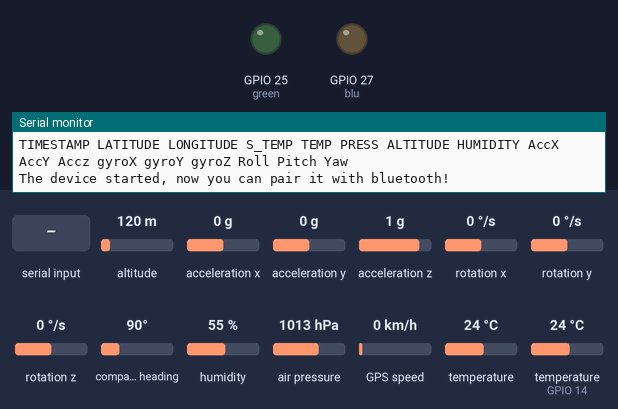
This sketch was run on a simulated ESP32. Parts: output pins drawn as LEDs (lit = HIGH), the last lines printed to the serial monitor. The test bench sets the inputs (shaded band); at power-on: altitude 120 m, acceleration x 0 g, acceleration y 0 g, acceleration z 1 g, rotation x 0 °/s, rotation y 0 °/s, rotation z 0 °/s, compass heading 90°, humidity 55 %, air pressure 1013 hPa, GPS speed 0 km/h, temperature 24 °C, temperature (sensor on GPIO 14) 24 °C. The GPS gets a fix after 3 s at 37.7749, -122.4194 with 8 satellites; nothing arrives over Bluetooth unless stated.

Above: at 4.2 s.
4.3 s: "1\n" received over the second serial link
At 6.0 s:
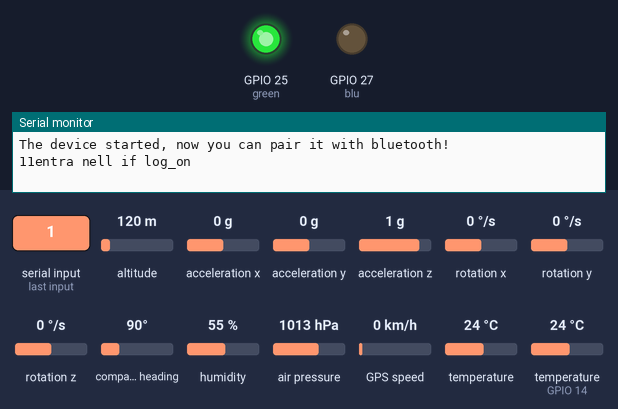
6.3 s: "0\n" received over the second serial link
At 8.2 s:
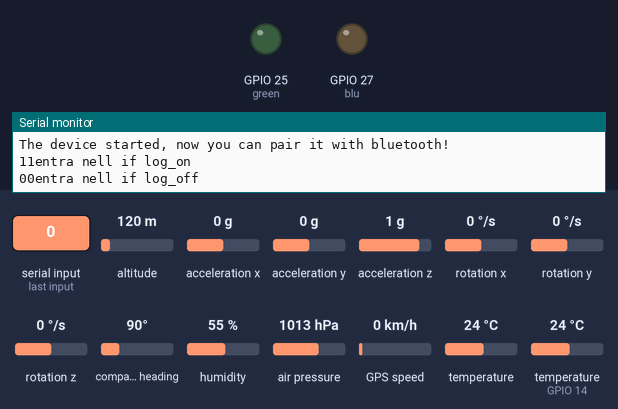
Timing chart, 0 to 9.7 s (numbered marks = the images above; inputs shaded):
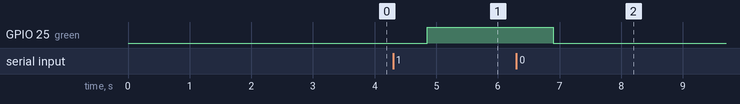

The sketch:

SmartBox.ino
```cpp
#include<Wire.h>                //for I2C communication
#include <SoftwareSerial.h>     //for serial communication
#include <Adafruit_BME280.h>    //for GY-BME280 sensor
#include <TinyGPS++.h>          //for GPS Module
#include <OneWire.h>            //for ds18b20
#include <DallasTemperature.h>  //for ds18b20
#include <MPU6050_tockn.h>      //for interacting whit MPU6050
#include "BluetoothSerial.h"    //for Bluetooth Serial communication

#if !defined(CONFIG_BT_ENABLED) || !defined(CONFIG_BLUEDROID_ENABLED)
#error Bluetooth is not enabled! Please run `make menuconfig` to and enable it
#endif //this is a configuration for ESP32 board where bluetooth is integrated

BluetoothSerial SerialBT;

Adafruit_BME280 bme;

TinyGPSPlus gps;

MPU6050 mpu6050(Wire);

//blu and green are the LED colors, when the blu led is on it means that we are connected via blluetooth
//when the green LED is on it means that the log was started
#define blu 27      //used to simplify the code while using pinMode and DigitalWrite
#define green 25    //used to simplify the code while using pinMode and DigitalWrite

#define SEALEVELPRESSURE_HPA (1013.25) // 1013.25 is a average value but it depends a lot by the weather conditions

//Declaring some global variable
static const uint32_t Baudrate = 115200;
const int oneWireBus = 14;  //this is the digital pin used to read temperature from probe

OneWire oneWire(oneWireBus);
DallasTemperature sensors(&oneWire);

//Probe data
float s_temperature;

//MPU data
float accX, accY, accZ;
float gyroX, gyroY, gyroZ;
float accAngleX, accAngleY;
float gyroAngleX,gyroAngleY,gyroAngleZ;
float angleX,angleY,angleZ;

long timer = 0;

//______BAROMETER________
float bar_temperature;
float bar_pressure;
float bar_altitude;
float bar_humidity;

float initial_pressure;

//______GPS________
float Latitude;         //GPS Latitudine
float Longitude;        //GPS Longitudine

// Handle received and sent messages vie Bluetooth
String message = "";
char incomingChar;


void mpu(){

  mpu6050.update();  //this function update MPU registers

  //if(millis() - timer > 1000){
    accX=mpu6050.getAccX();
    accY=mpu6050.getAccY();
    accZ=mpu6050.getAccZ();

    gyroX=mpu6050.getGyroX();
    gyroY=mpu6050.getGyroY();
    gyroZ=mpu6050.getGyroZ();

    accAngleX=mpu6050.getAccAngleX();
    accAngleY=mpu6050.getAccAngleY();

    gyroAngleX=mpu6050.getGyroAngleX();
    gyroAngleY=mpu6050.getGyroAngleY();
    gyroAngleZ=mpu6050.getGyroAngleZ();

    angleX=mpu6050.getAngleX();
    angleY=mpu6050.getAngleY();
    angleZ=mpu6050.getAngleZ();

   timer = millis();
  // }
}
//function that reads temperature data from the temperature probe
void sonda(){
  sensors.requestTemperatures();
  s_temperature = sensors.getTempCByIndex(0);
  }

//function that reads barometric data from the barometer
void barometer(){
  bar_temperature=bme.readTemperature(); //(°C)
  bar_pressure=(bme.readPressure() / 100.0F); //(hpa)
  //bar_altitude=bme.readAltitude(SEALEVELPRESSURE_HPA); //this is the altitude from the SEA LEVEL
  bar_altitude=bme.readAltitude(initial_pressure); //(m) //this is the altitude deviation from the Initial point
  bar_humidity=bme.readHumidity(); //(%)
  }

//function that reads temperature data from the gps
void gps_sensor(){
 while (Serial2.available() > 0){   //ESP32 provides two Serial, so i choose the Serial2 for the GPS
   if (Serial2.available() > 0){
    gps.encode(Serial2.read());
    if (gps.location.isUpdated()){
       Latitude=gps.location.lat();
       Longitude=gps.location.lng();
    }
   }
  }
}

//function that sends data via Bluetooth
void blue(){
  // the following row are used to write in the Serial Bluetooth all the data retrieved from the sensors
  SerialBT.print(String(Latitude,6));
  SerialBT.print(",");
  SerialBT.print(String(Longitude,6));
  SerialBT.print(",");
  SerialBT.print(s_temperature);
  SerialBT.print(",");
  SerialBT.print(bar_temperature);
  SerialBT.print(",");
  SerialBT.print(bar_pressure);
  SerialBT.print(",");
  SerialBT.print(bar_altitude);
  SerialBT.print(",");
  SerialBT.print(bar_humidity);
  SerialBT.print(",");
  SerialBT.print(accX);
  SerialBT.print(",");
  SerialBT.print(accY);
  SerialBT.print(",");
  SerialBT.print(accZ);
  SerialBT.print(",");
  SerialBT.print(gyroX);
  SerialBT.print(",");
  SerialBT.print(gyroY);
  SerialBT.print(",");
  SerialBT.print(gyroZ);
  SerialBT.print(",");
  SerialBT.print(int(angleY)); //roll (or pitch) depends by axis direction
  SerialBT.print(",");
  SerialBT.print(int(angleX)); //pitch (or roll)
  SerialBT.print(",");
  SerialBT.println(int(angleZ)); //yaw

  if (SerialBT.available()){
    char incomingChar = SerialBT.read();
  if (incomingChar != '\n'){
      message += String(incomingChar);  //queue the incoming char until it is equal to endline
    }
    else{
      message = "";
    }

    Serial.write(incomingChar);
    Serial.print(message);
  }

  // Check received message and control output accordingly
  if (message =="1"){
    digitalWrite(green, HIGH); //switch on the green LED (log is started)
    Serial.println("entra nell if log_on");
  }
  else if (message =="0"){
    digitalWrite(green, LOW); //switch off the blue LED (log is stopped)
     Serial.println("entra nell if log_off");
  }
  else if(message =="R"){ //in this case we can calculate the gyro offset (calibration) again
   mpu6050.begin();
   mpu6050.calcGyroOffsets(true, 1000);
   Serial.println("Reset MPU");
  }
  delay(20);
}

//this function allows to detect when the board is correctly connected with the smartphone
void callback(esp_spp_cb_event_t event, esp_spp_cb_param_t *param){
  if(event == ESP_SPP_SRV_OPEN_EVT){
    Serial.println("Client Connected");
    //SerialBT.println("TIMESTAMP LATITUDE LONGITUDE S_TEMP TEMP PRESS ALTITUDE HUMIDITY AccX AccY Accz gyroX gyroY gyroZ Roll Pitch Yaw");
    digitalWrite(blu, HIGH);
  }
 //when bluetooth connection is closed we switch off all the leds
  if(event == ESP_SPP_CLOSE_EVT ){
    Serial.println("Client disconnected");
    digitalWrite(blu, LOW);
    digitalWrite(green, LOW);
  }
}

//this function prints on serial all the retrieved data, it was very usefull during the development
void setSerial(){
  Serial.print(String(Latitude,6));
  Serial.print(" , ");
  Serial.print(String(Longitude,6));
  Serial.print(" , ");
  Serial.print(s_temperature);
  Serial.print(" , ");
  Serial.print(bar_temperature);
  Serial.print(" , ");
  Serial.print(bar_pressure);
  Serial.print(" , ");
  Serial.print(bar_altitude);
  Serial.print(" , ");
  Serial.print(bar_humidity);
  Serial.print(" | ");
  Serial.print(accX);
  Serial.print(" , ");
  Serial.print(accY);
  Serial.print(" , ");
  Serial.print(accZ);
  Serial.print(" | ");
  Serial.print(gyroX);
  Serial.print(" , ");
  Serial.print(gyroY);
  Serial.print(" , ");
  Serial.print(gyroZ);
  Serial.print(" | ");
  Serial.print(accAngleX);
  Serial.print(" , ");
  Serial.print(accAngleY);
  Serial.print(" | ");
  Serial.print(gyroAngleX);
  Serial.print(" , ");
  Serial.print(gyroAngleY);
  Serial.print(" , ");
  Serial.print(gyroAngleZ);
  Serial.print(" | ");
  Serial.print(int(angleY)); //roll (or pitch) depends by axis direction
  Serial.print(" , ");
  Serial.print(int(angleX)); //pitch (or roll)
  Serial.print(" , ");
  Serial.print(int(angleZ)); //yaw
  Serial.print(" | ");
  Serial.println();
}

//this function run once and it is used to setup the system
void setup() {
  Wire.begin();

  Serial.begin(Baudrate); //inizialize the first serial

  Serial2.begin(Baudrate); //inizialize the second serial (RXPin = 16, TXPin = 17)

  if (!bme.begin(0x76)) {
    Serial.println("Could not find a valid BME280 sensor, check wiring!");
    while (1);
  }


  sensors.begin();

  mpu6050.begin();

  mpu6050.calcGyroOffsets(true, 1000); //we store the initial Gyro offset to calibrate the IMU

  Serial.println();
  Serial.println("TIMESTAMP LATITUDE LONGITUDE S_TEMP TEMP PRESS ALTITUDE HUMIDITY AccX AccY Accz gyroX gyroY gyroZ Roll Pitch Yaw");

  if(!SerialBT.begin("ESP32test")){
    Serial.println("An error occurred initializing Bluetooth");
  }else{
    Serial.println("The device started, now you can pair it with bluetooth!");
  }

  SerialBT.register_callback(callback);

  pinMode(blu,OUTPUT);     //setting the digital pin blu in OUTPUT
  pinMode(green,OUTPUT);   //setting the digital pin green in OUTPUT
  digitalWrite(blu, LOW);  //setting the digital pin blu at LOW (0V)   [LED is off]
  digitalWrite(green, LOW);//setting the digital pin green at LOW (0V) [LED is off]

  initial_pressure=(bme.readPressure() / 100.0F); //this is the offset that allows to calculate altitude deviation
}

void loop() {

  gps_sensor();

  barometer();

  sonda();

  mpu();

  blue();

  delay(200);

  //setSerial();
}
```

Measured:
- after the input at 4.3 s, GPIO 25 (green): LOW → HIGH after 0.55 s
- after the input at 6.3 s, GPIO 25 (green): HIGH → LOW after 0.60 s
